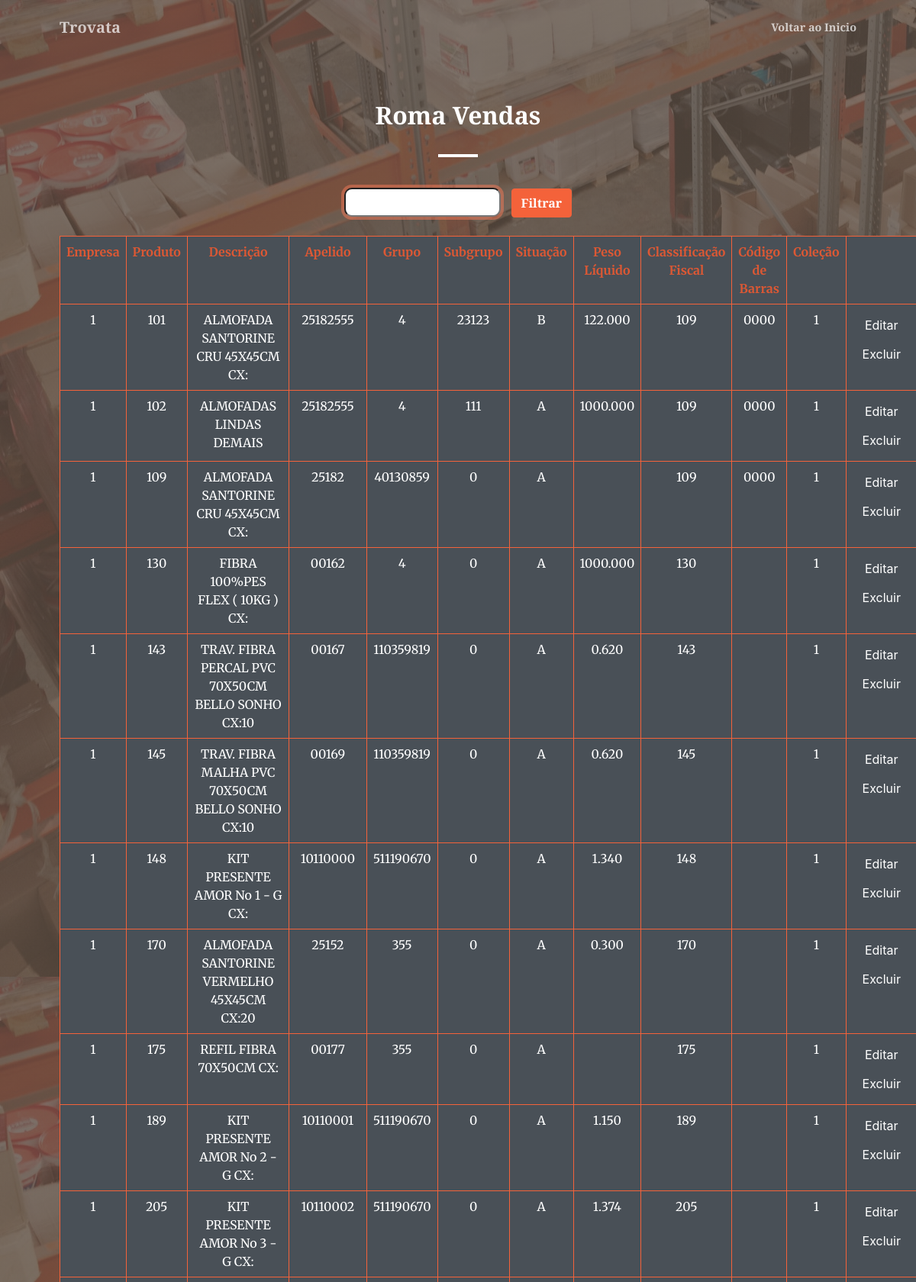
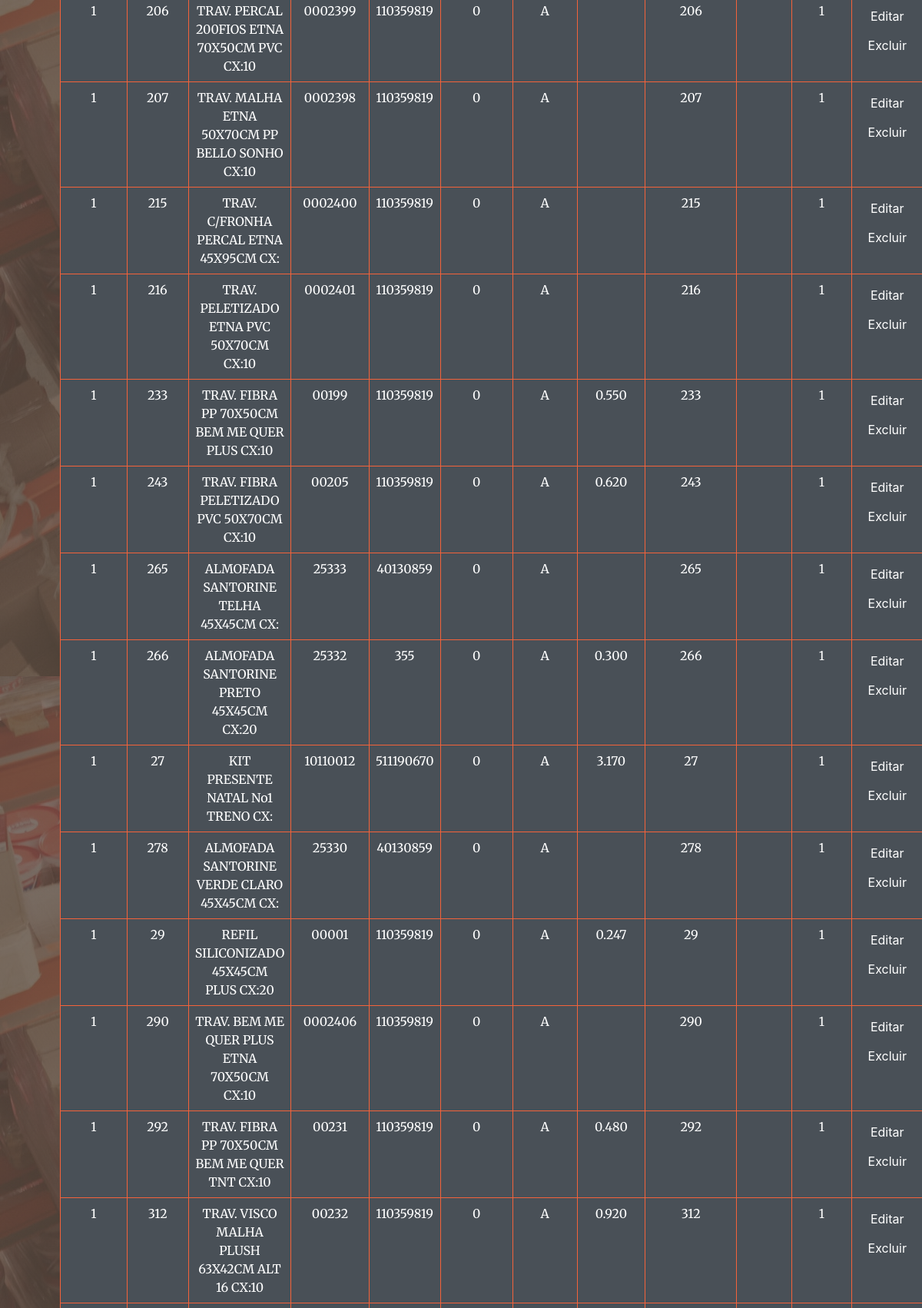
The page /pages/roma.php (upper part) on the database its author committed (2 pictures, top to bottom).
### tables this page shows
CREATE TABLE `produto` (
  `EMPRESA` int(11) NOT NULL,
  `PRODUTO` varchar(15) NOT NULL,
  `DESCRICAO_PRODUTO` varchar(250) DEFAULT NULL,
  `APELIDO_PRODUTO` varchar(100) DEFAULT NULL,
  `GRUPO_PRODUTO` int(11) DEFAULT NULL,
  `SUBGRUPO_PRODUTO` int(11) DEFAULT NULL,
  `SITUACAO` varchar(1) DEFAULT NULL,
  `PESO_LIQUIDO` decimal(11,3) DEFAULT NULL,
  `CLASSIFICACAO_FISCAL` varchar(10) DEFAULT NULL,
  `CODIGO_BARRAS` varchar(50) DEFAULT NULL,
  `COLECAO` varchar(100) DEFAULT NULL
);

### pages/roma.php (the view, shortened to what this page needs)
<?php
require 'config.php';
$lista = [];
$sql = $pdo->query("SELECT * FROM PRODUTO WHERE EMPRESA = 1");
if($sql->rowCount() > 0){
    $lista = $sql->fetchAll(PDO::FETCH_ASSOC);
}
?>
<!DOCTYPE html>
<html lang="en">
    <head>
        <link href="https://cdn.jsdelivr.net/npm/bootstrap-icons@1.5.0/font/bootstrap-icons.css" rel="stylesheet" />
        <link href="https://cdnjs.cloudflare.com/ajax/libs/SimpleLightbox/2.1.0/simpleLightbox.min.css" rel="stylesheet" />
        <link href="css/styles-servicos.css" rel="stylesheet" />
    </head>
    <body id="page-top">
        <header class="masthead">
        <nav class="navbar navbar-expand-lg navbar-light fixed-top py-3" id="mainNav">
            <div class="container px-4 px-lg-5">
                <a class="navbar-brand" href="index.php">Trovata</a>
                <div class="collapse navbar-collapse" id="navbarResponsive">
                    <ul class="navbar-nav ms-auto my-2 my-lg-0">
                        <li class="nav-item"><a class="nav-link" href="./index.php">Voltar ao Inicio</a></l>
                    </ul>
                </div>
            </div>
        </nav>
            <div class="container px-4 px-lg-5 text-center">
                <h2 class="mb-4">Roma Vendas</h2>
                <hr class="divider divider-light" />
                <input id="Busca" type="text" size="20">
                <button id="btn11" class="btn btn-primary"><b><font color="#fff" size="3">Filtrar</font></b></button>
                <div><br>
                <table id="Tab" class="table table-bordered border-primary">
                    <tr>
                    <tr>
                        <th class="cabecalho">Empresa</th>
                        <th class="cabecalho">Produto</th>
                        <th class="cabecalho">Descrição</th>
                        <th class="cabecalho">Apelido</th>
                        <th class="cabecalho">Grupo</th>
                        <th class="cabecalho">Subgrupo</th>
                        <th class="cabecalho">Situação</th>
                        <th class="cabecalho">Peso Líquido</th>
                        <th class="cabecalho">Classificação Fiscal</th>
                        <th class="cabecalho">Código de Barras</th>
                        <th class="cabecalho">Coleção</th>
                        <th></th>
                    </tr>
                    <?php foreach ($lista as $produto): ?>
                        <tr>
                            <td><?=$produto['EMPRESA'];?></td>
                            <td><?=$produto['PRODUTO'];?></td>
                            <td><?=$produto['DESCRICAO_PRODUTO'];?></td>
                            <td><?=$produto['APELIDO_PRODUTO'];?></td>
                            <td><?=$produto['GRUPO_PRODUTO'];?></td>
                            <td><?=$produto['SUBGRUPO_PRODUTO'];?></td>
                            <td><?=$produto['SITUACAO'];?></td>
                            <td><?=$produto['PESO_LIQUIDO'];?></td>
                            <td><?=$produto['CLASSIFICACAO_FISCAL'];?></td>
                            <td><?=$produto['CODIGO_BARRAS'];?></td>
                            <td><?=$produto['COLECAO'];?></td>
                            <td>
                                <a href="editar.php?PRODUTO=<?=$produto['PRODUTO'];?>" class="btn btn-primar" <b><font color="#fff" size="3">Editar</font></b>
                                <br>
                                <a href="excluir.php?PRODUTO=<?=$produto['PRODUTO'];?>" onclick="funcao1()" class="btn btn-primar" <b><font color="#fff" size="3">Excluir</font></b>
                            </td>
                        </tr>
                    <?php endforeach; ?>
                    </tr>
                </table>
            </div>
            </div>
        </header>
    </body>
   </html>

### rows shown on the page
produto: EMPRESA "1", PRODUTO "101", DESCRICAO_PRODUTO "ALMOFADA SANTORINE CRU 45X45CM CX:", APELIDO_PRODUTO "25182555", GRUPO_PRODUTO "4", SUBGRUPO_PRODUTO "23123", SITUACAO "B", PESO_LIQUIDO "122.000", CLASSIFICACAO_FISCAL "109", CODIGO_BARRAS "0000", COLECAO "1"
produto: EMPRESA "1", PRODUTO "102", DESCRICAO_PRODUTO "ALMOFADAS LINDAS DEMAIS", APELIDO_PRODUTO "25182555", GRUPO_PRODUTO "4", SUBGRUPO_PRODUTO "111", SITUACAO "A", PESO_LIQUIDO "1000.000", CLASSIFICACAO_FISCAL "109", CODIGO_BARRAS "0000", COLECAO "1"
produto: EMPRESA "1", PRODUTO "109", DESCRICAO_PRODUTO "ALMOFADA SANTORINE CRU 45X45CM CX:", APELIDO_PRODUTO "25182", GRUPO_PRODUTO "40130859", SUBGRUPO_PRODUTO "0", SITUACAO "A", CLASSIFICACAO_FISCAL "109", CODIGO_BARRAS "0000", COLECAO "1"
produto: EMPRESA "1", PRODUTO "130", DESCRICAO_PRODUTO "FIBRA 100%PES FLEX ( 10KG ) CX:", APELIDO_PRODUTO "00162", GRUPO_PRODUTO "4", SUBGRUPO_PRODUTO "0", SITUACAO "A", PESO_LIQUIDO "1000.000", CLASSIFICACAO_FISCAL "130", COLECAO "1"
produto: EMPRESA "1", PRODUTO "143", DESCRICAO_PRODUTO "TRAV. FIBRA PERCAL PVC 70X50CM BELLO SONHO CX:10", APELIDO_PRODUTO "00167", GRUPO_PRODUTO "110359819", SUBGRUPO_PRODUTO "0", SITUACAO "A", PESO_LIQUIDO "0.620", CLASSIFICACAO_FISCAL "143", COLECAO "1"
produto: EMPRESA "1", PRODUTO "145", DESCRICAO_PRODUTO "TRAV. FIBRA MALHA PVC 70X50CM BELLO SONHO CX:10", APELIDO_PRODUTO "00169", GRUPO_PRODUTO "110359819", SUBGRUPO_PRODUTO "0", SITUACAO "A", PESO_LIQUIDO "0.620", CLASSIFICACAO_FISCAL "145", COLECAO "1"
produto: EMPRESA "1", PRODUTO "148", DESCRICAO_PRODUTO "KIT PRESENTE AMOR No 1 - G CX:", APELIDO_PRODUTO "10110000", GRUPO_PRODUTO "511190670", SUBGRUPO_PRODUTO "0", SITUACAO "A", PESO_LIQUIDO "1.340", CLASSIFICACAO_FISCAL "148", COLECAO "1"
produto: EMPRESA "1", PRODUTO "170", DESCRICAO_PRODUTO "ALMOFADA SANTORINE VERMELHO 45X45CM CX:20", APELIDO_PRODUTO "25152", GRUPO_PRODUTO "355", SUBGRUPO_PRODUTO "0", SITUACAO "A", PESO_LIQUIDO "0.300", CLASSIFICACAO_FISCAL "170", COLECAO "1"
produto: EMPRESA "1", PRODUTO "175", DESCRICAO_PRODUTO "REFIL FIBRA 70X50CM CX:", APELIDO_PRODUTO "00177", GRUPO_PRODUTO "355", SUBGRUPO_PRODUTO "0", SITUACAO "A", CLASSIFICACAO_FISCAL "175", COLECAO "1"
produto: EMPRESA "1", PRODUTO "189", DESCRICAO_PRODUTO "KIT PRESENTE AMOR No 2 - G CX:", APELIDO_PRODUTO "10110001", GRUPO_PRODUTO "511190670", SUBGRUPO_PRODUTO "0", SITUACAO "A", PESO_LIQUIDO "1.150", CLASSIFICACAO_FISCAL "189", COLECAO "1"
produto: EMPRESA "1", PRODUTO "205", DESCRICAO_PRODUTO "KIT PRESENTE AMOR No 3 - G CX:", APELIDO_PRODUTO "10110002", GRUPO_PRODUTO "511190670", SUBGRUPO_PRODUTO "0", SITUACAO "A", PESO_LIQUIDO "1.374", CLASSIFICACAO_FISCAL "205", COLECAO "1"
produto: EMPRESA "1", PRODUTO "206", DESCRICAO_PRODUTO "TRAV. PERCAL 200FIOS ETNA 70X50CM PVC CX:10", APELIDO_PRODUTO "0002399", GRUPO_PRODUTO "110359819", SUBGRUPO_PRODUTO "0", SITUACAO "A", CLASSIFICACAO_FISCAL "206", COLECAO "1"
produto: EMPRESA "1", PRODUTO "207", DESCRICAO_PRODUTO "TRAV. MALHA ETNA 50X70CM PP BELLO SONHO CX:10", APELIDO_PRODUTO "0002398", GRUPO_PRODUTO "110359819", SUBGRUPO_PRODUTO "0", SITUACAO "A", CLASSIFICACAO_FISCAL "207", COLECAO "1"
produto: EMPRESA "1", PRODUTO "215", DESCRICAO_PRODUTO "TRAV. C/FRONHA PERCAL ETNA 45X95CM CX:", APELIDO_PRODUTO "0002400", GRUPO_PRODUTO "110359819", SUBGRUPO_PRODUTO "0", SITUACAO "A", CLASSIFICACAO_FISCAL "215", COLECAO "1"
produto: EMPRESA "1", PRODUTO "216", DESCRICAO_PRODUTO "TRAV. PELETIZADO ETNA PVC 50X70CM CX:10", APELIDO_PRODUTO "0002401", GRUPO_PRODUTO "110359819", SUBGRUPO_PRODUTO "0", SITUACAO "A", CLASSIFICACAO_FISCAL "216", COLECAO "1"
produto: EMPRESA "1", PRODUTO "233", DESCRICAO_PRODUTO "TRAV. FIBRA PP 70X50CM BEM ME QUER PLUS CX:10", APELIDO_PRODUTO "00199", GRUPO_PRODUTO "110359819", SUBGRUPO_PRODUTO "0", SITUACAO "A", PESO_LIQUIDO "0.550", CLASSIFICACAO_FISCAL "233", COLECAO "1"
produto: EMPRESA "1", PRODUTO "243", DESCRICAO_PRODUTO "TRAV. FIBRA PELETIZADO PVC 50X70CM CX:10", APELIDO_PRODUTO "00205", GRUPO_PRODUTO "110359819", SUBGRUPO_PRODUTO "0", SITUACAO "A", PESO_LIQUIDO "0.620", CLASSIFICACAO_FISCAL "243", COLECAO "1"
produto: EMPRESA "1", PRODUTO "265", DESCRICAO_PRODUTO "ALMOFADA SANTORINE TELHA 45X45CM CX:", APELIDO_PRODUTO "25333", GRUPO_PRODUTO "40130859", SUBGRUPO_PRODUTO "0", SITUACAO "A", CLASSIFICACAO_FISCAL "265", COLECAO "1"
produto: EMPRESA "1", PRODUTO "266", DESCRICAO_PRODUTO "ALMOFADA SANTORINE PRETO 45X45CM CX:20", APELIDO_PRODUTO "25332", GRUPO_PRODUTO "355", SUBGRUPO_PRODUTO "0", SITUACAO "A", PESO_LIQUIDO "0.300", CLASSIFICACAO_FISCAL "266", COLECAO "1"
produto: EMPRESA "1", PRODUTO "27", DESCRICAO_PRODUTO "KIT PRESENTE NATAL No1 TRENO CX:", APELIDO_PRODUTO "10110012", GRUPO_PRODUTO "511190670", SUBGRUPO_PRODUTO "0", SITUACAO "A", PESO_LIQUIDO "3.170", CLASSIFICACAO_FISCAL "27", COLECAO "1"
produto: EMPRESA "1", PRODUTO "278", DESCRICAO_PRODUTO "ALMOFADA SANTORINE VERDE CLARO 45X45CM CX:", APELIDO_PRODUTO "25330", GRUPO_PRODUTO "40130859", SUBGRUPO_PRODUTO "0", SITUACAO "A", CLASSIFICACAO_FISCAL "278", COLECAO "1"
produto: EMPRESA "1", PRODUTO "29", DESCRICAO_PRODUTO "REFIL SILICONIZADO 45X45CM PLUS CX:20", APELIDO_PRODUTO "00001", GRUPO_PRODUTO "110359819", SUBGRUPO_PRODUTO "0", SITUACAO "A", PESO_LIQUIDO "0.247", CLASSIFICACAO_FISCAL "29", COLECAO "1"
produto: EMPRESA "1", PRODUTO "290", DESCRICAO_PRODUTO "TRAV. BEM ME QUER PLUS ETNA 70X50CM CX:10", APELIDO_PRODUTO "0002406", GRUPO_PRODUTO "110359819", SUBGRUPO_PRODUTO "0", SITUACAO "A", CLASSIFICACAO_FISCAL "290", COLECAO "1"
produto: EMPRESA "1", PRODUTO "292", DESCRICAO_PRODUTO "TRAV. FIBRA PP 70X50CM BEM ME QUER TNT CX:10", APELIDO_PRODUTO "00231", GRUPO_PRODUTO "110359819", SUBGRUPO_PRODUTO "0", SITUACAO "A", PESO_LIQUIDO "0.480", CLASSIFICACAO_FISCAL "292", COLECAO "1"
produto: EMPRESA "1", PRODUTO "312", DESCRICAO_PRODUTO "TRAV. VISCO MALHA PLUSH 63X42CM ALT 16 CX:10", APELIDO_PRODUTO "00232", GRUPO_PRODUTO "110359819", SUBGRUPO_PRODUTO "0", SITUACAO "A", PESO_LIQUIDO "0.920", CLASSIFICACAO_FISCAL "312", COLECAO "1"
